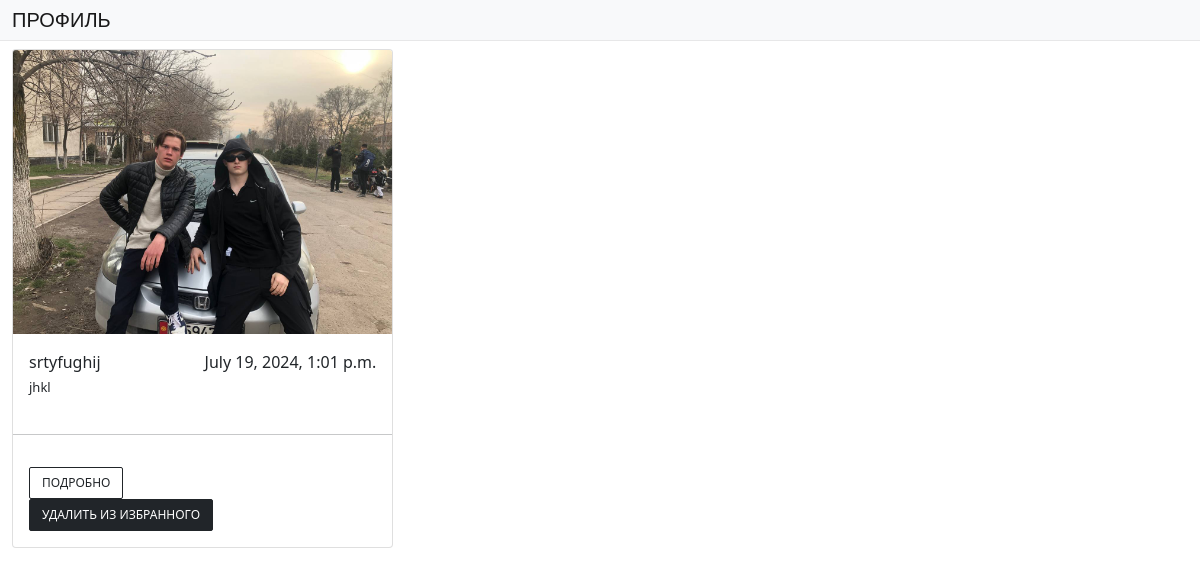
The page /favorites/ (signed in) on the database as committed earlier.
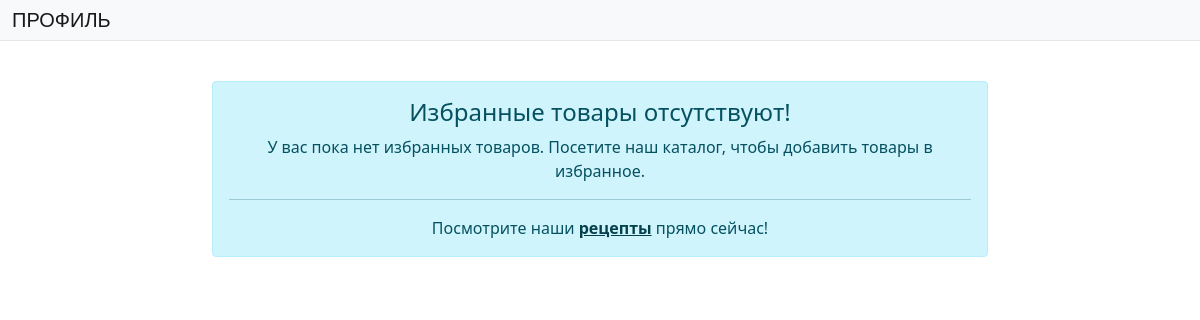
The same page on the database as committed later.
### recipes/models.py (models this page shows, shortened)
class Favorite(models.Model):
    user = models.ForeignKey(User, on_delete=models.CASCADE)
    item = models.ForeignKey(Add_a_recipe_Model, on_delete=models.CASCADE)
    created_at = models.DateTimeField(auto_now_add=True)
    class Meta:
        unique_together = ('user', 'item')

class Add_a_recipe_Model(models.Model):
    title = models.CharField('Название', max_length=255)
    img = models.ImageField('Изображение')
    slug = models.SlugField(unique=True, max_length=255)
    content = models.TextField('Описание')
    created_on = models.DateTimeField('Дата', auto_now_add=True)
    author = models.ForeignKey(User, on_delete=models.CASCADE)
    categories = models.ForeignKey(Categories, on_delete=models.CASCADE)
    is_published = models.BooleanField(default=False)

### recipes/views.py (the view)
# urls.py: path('favorites/', views.favorites_view, name='favorites'),
@login_required
def favorites_view(request):
    favorites = Favorite.objects.filter(user=request.user)
    context = {
        'favorites': favorites
    }
    return render(request, 'favorites.html', context)

### templates/favorites.html (shortened to what this page needs)
{% load static %}
<!DOCTYPE html>
<html lang="ru">
<head>
    <link rel="stylesheet" href="{% static 'css/home_footer.css' %}">
    <link rel="stylesheet" href="https://cdn.jsdelivr.net/npm/bootstrap@5.0.0-alpha1/dist/css/bootstrap.min.css">
    <link rel="stylesheet" href="https://cdnjs.cloudflare.com/ajax/libs/font-awesome/4.0.3/css/font-awesome.css">
</head>
<body>
<div class="container-fluid px-0">
    <nav class="navbar navbar-expand-lg navbar-light bg-light navbar-fixed">
        <div class="container-fluid d-flex">
            <a class="navbar-brand" href="{% url 'profile' %}">Профиль</a>
        </div>
    </nav>
</div>
<div class="container-fluid mt-2 mb-5">
    <div class="products">
        <div class="row g-3">
            {% if favorites %}
            {% for favorite in favorites %}
            <div class="col-md-4">
                <div class="card">
                    <img src="{{ favorite.item.img.url }}" class="card-img-top">
                    <div class="card-body">
                        <div class="d-flex justify-content-between">
                            <span class="font-weight-bold">{{ favorite.item.title }}</span>
                            <span class="font-weight-bold">{{ favorite.item.created_on }}</span>
                        </div>
                        <p class="card-text mb-1 mt-1">{{ favorite.item.content }}</p>
                    </div>
                    <hr>
                    <div class="card-body">
                        <div class="text-right buttons">
                            <button class="btn btn-outline-dark"
                                    onclick="location.href='{% url 'detail1' favorite.item.slug %}'">Подробно
                            </button>
                            <form method="POST" action="{% url 'remove_from_favorites' favorite.id %}">
                                <button type="submit" class="btn btn-dark">Удалить из избранного</button>
                            </form>
                        </div>
                    </div>
                </div>
            </div>
            {% endfor %}
            {% else %}
            <div class="container mt-5">
                <div class="row justify-content-center">
                    <div class="col-md-8">
                        <div class="alert alert-info text-center" role="alert">
                            <h4 class="alert-heading">Избранные товары отсутствуют!</h4>
                            <p>У вас пока нет избранных товаров. Посетите наш каталог, чтобы добавить товары в
                                избранное.</p>
                            <hr>
                            <p class="mb-0">Посмотрите наши <a href="{% url 'home' %}" class="alert-link">рецепты</a>
                                прямо сейчас!</p>
                        </div>
                    </div>
                </div>
            </div>
            {% endif %}
        </div>
    </div>
</div>
</body>
</html>

Rows that differ between the two databases and show on the page:
removed Favorite: item.img (picture), item "srtyfughij", item.created_on "July 19, 2024, 1:01 p.m.", item.content "jhkl"
Other text that changed with them:
text now shown: "Избранные товары отсутствуют! У вас пока нет избранных товаров. Посетите наш каталог, чтобы добавить товары в избранное. Посмотрите наши рецепты прямо сейчас!"
